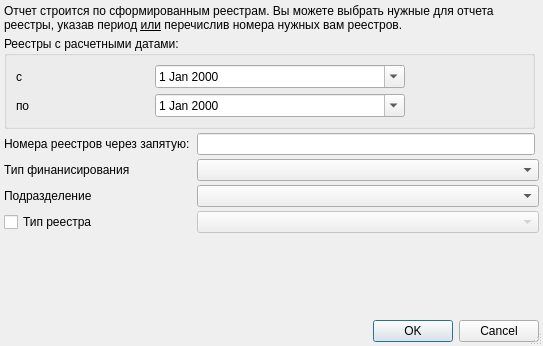
<?xml version="1.0" encoding="UTF-8"?>
<ui version="4.0">
 <class>ReportFE5PSetupDialog</class>
 <widget class="QDialog" name="ReportFE5PSetupDialog">
  <property name="windowModality">
   <enum>Qt::ApplicationModal</enum>
  </property>
  <property name="geometry">
   <rect>
    <x>0</x>
    <y>0</y>
    <width>543</width>
    <height>346</height>
   </rect>
  </property>
  <property name="sizePolicy">
   <sizepolicy hsizetype="Preferred" vsizetype="Maximum">
    <horstretch>0</horstretch>
    <verstretch>0</verstretch>
   </sizepolicy>
  </property>
  <property name="minimumSize">
   <size>
    <width>543</width>
    <height>346</height>
   </size>
  </property>
  <property name="windowTitle">
   <string>параметры отчёта</string>
  </property>
  <property name="sizeGripEnabled">
   <bool>true</bool>
  </property>
  <property name="modal">
   <bool>true</bool>
  </property>
  <layout class="QGridLayout" name="gridLayout">
   <property name="margin">
    <number>4</number>
   </property>
   <property name="spacing">
    <number>4</number>
   </property>
   <item row="19" column="1" colspan="3">
    <spacer>
     <property name="orientation">
      <enum>Qt::Vertical</enum>
     </property>
     <property name="sizeHint" stdset="0">
      <size>
       <width>428</width>
       <height>16</height>
      </size>
     </property>
    </spacer>
   </item>
   <item row="20" column="1" colspan="3">
    <widget class="QDialogButtonBox" name="buttonBox">
     <property name="orientation">
      <enum>Qt::Horizontal</enum>
     </property>
     <property name="standardButtons">
      <set>QDialogButtonBox::Cancel|QDialogButtonBox::Ok</set>
     </property>
    </widget>
   </item>
   <item row="11" column="2" colspan="2">
    <widget class="QComboBox" name="cmbPayStatus">
     <property name="enabled">
      <bool>false</bool>
     </property>
    </widget>
   </item>
   <item row="7" column="1">
    <widget class="QLabel" name="lblFinance">
     <property name="text">
      <string>Тип финанисирования</string>
     </property>
    </widget>
   </item>
   <item row="2" column="1" colspan="2">
    <widget class="QGroupBox" name="gbDateInterval">
     <property name="title">
      <string>Реестры с расчетными датами:</string>
     </property>
     <layout class="QGridLayout" name="gridLayout_2">
      <item row="1" column="4">
       <spacer name="spacer_2">
        <property name="orientation">
         <enum>Qt::Horizontal</enum>
        </property>
        <property name="sizeHint" stdset="0">
         <size>
          <width>78</width>
          <height>20</height>
         </size>
        </property>
       </spacer>
      </item>
      <item row="3" column="0" colspan="2">
       <widget class="QLabel" name="lblEndDate">
        <property name="text">
         <string>по</string>
        </property>
       </widget>
      </item>
      <item row="1" column="2">
       <spacer name="horizontalSpacer">
        <property name="orientation">
         <enum>Qt::Horizontal</enum>
        </property>
        <property name="sizeHint" stdset="0">
         <size>
          <width>40</width>
          <height>20</height>
         </size>
        </property>
       </spacer>
      </item>
      <item row="3" column="4">
       <spacer name="spacer">
        <property name="orientation">
         <enum>Qt::Horizontal</enum>
        </property>
        <property name="sizeHint" stdset="0">
         <size>
          <width>78</width>
          <height>20</height>
         </size>
        </property>
       </spacer>
      </item>
      <item row="3" column="2">
       <spacer name="horizontalSpacer_2">
        <property name="orientation">
         <enum>Qt::Horizontal</enum>
        </property>
        <property name="sizeHint" stdset="0">
         <size>
          <width>40</width>
          <height>20</height>
         </size>
        </property>
       </spacer>
      </item>
      <item row="1" column="0" colspan="2">
       <widget class="QLabel" name="lblBegDate">
        <property name="text">
         <string>c</string>
        </property>
       </widget>
      </item>
      <item row="1" column="3">
       <widget class="CDateEdit" name="edtBegDate">
        <property name="minimumSize">
         <size>
          <width>250</width>
          <height>0</height>
         </size>
        </property>
        <property name="calendarPopup">
         <bool>true</bool>
        </property>
       </widget>
      </item>
      <item row="3" column="3">
       <widget class="CDateEdit" name="edtEndDate">
        <property name="minimumSize">
         <size>
          <width>250</width>
          <height>0</height>
         </size>
        </property>
        <property name="calendarPopup">
         <bool>true</bool>
        </property>
       </widget>
      </item>
     </layout>
     <zorder>lblBegDate</zorder>
     <zorder>edtBegDate</zorder>
     <zorder>lblEndDate</zorder>
     <zorder>edtEndDate</zorder>
     <zorder>spacer</zorder>
     <zorder>spacer_2</zorder>
     <zorder>horizontalSpacer</zorder>
     <zorder>horizontalSpacer_2</zorder>
    </widget>
   </item>
   <item row="10" column="1">
    <widget class="QLabel" name="lblOrgStructure">
     <property name="text">
      <string>Подразделение</string>
     </property>
    </widget>
   </item>
   <item row="10" column="2" colspan="2">
    <widget class="COrgStructureComboBox" name="cmbOrgStructure"/>
   </item>
   <item row="7" column="2" colspan="2">
    <widget class="CRBComboBox" name="cmbFinance"/>
   </item>
   <item row="3" column="1">
    <widget class="QLabel" name="lblAccountNumber">
     <property name="text">
      <string>Номера реестров через запятую: </string>
     </property>
    </widget>
   </item>
   <item row="11" column="1">
    <widget class="QCheckBox" name="chkPayStatus">
     <property name="text">
      <string>Тип реестра</string>
     </property>
    </widget>
   </item>
   <item row="3" column="2">
    <widget class="QLineEdit" name="edtAccountNumber"/>
   </item>
   <item row="1" column="1" colspan="2">
    <widget class="QLabel" name="label">
     <property name="text">
      <string>Отчет строится по сформированным реестрам. Вы можете выбрать нужные для отчета реестры, указав период &lt;u&gt;или&lt;/u&gt; перечислив номера нужных вам реестров.</string>
     </property>
     <property name="wordWrap">
      <bool>true</bool>
     </property>
    </widget>
   </item>
  </layout>
 </widget>
 <customwidgets>
  <customwidget>
   <class>CDateEdit</class>
   <extends>QDateEdit</extends>
   <header>library/DateEdit.h</header>
  </customwidget>
  <customwidget>
   <class>CRBComboBox</class>
   <extends>QComboBox</extends>
   <header>library/crbcombobox.h</header>
  </customwidget>
  <customwidget>
   <class>COrgStructureComboBox</class>
   <extends>QComboBox</extends>
   <header>Orgs/OrgStructComboBoxes</header>
  </customwidget>
 </customwidgets>
 <tabstops>
  <tabstop>cmbFinance</tabstop>
  <tabstop>buttonBox</tabstop>
 </tabstops>
 <resources/>
 <connections>
  <connection>
   <sender>buttonBox</sender>
   <signal>accepted()</signal>
   <receiver>ReportFE5PSetupDialog</receiver>
   <slot>accept()</slot>
   <hints>
    <hint type="sourcelabel">
     <x>124</x>
     <y>743</y>
    </hint>
    <hint type="destinationlabel">
     <x>70</x>
     <y>270</y>
    </hint>
   </hints>
  </connection>
  <connection>
   <sender>buttonBox</sender>
   <signal>rejected()</signal>
   <receiver>ReportFE5PSetupDialog</receiver>
   <slot>reject()</slot>
   <hints>
    <hint type="sourcelabel">
     <x>237</x>
     <y>743</y>
    </hint>
    <hint type="destinationlabel">
     <x>279</x>
     <y>272</y>
    </hint>
   </hints>
  </connection>
  <connection>
   <sender>chkPayStatus</sender>
   <signal>toggled(bool)</signal>
   <receiver>cmbPayStatus</receiver>
   <slot>setEnabled(bool)</slot>
   <hints>
    <hint type="sourcelabel">
     <x>90</x>
     <y>194</y>
    </hint>
    <hint type="destinationlabel">
     <x>306</x>
     <y>194</y>
    </hint>
   </hints>
  </connection>
 </connections>
</ui>
